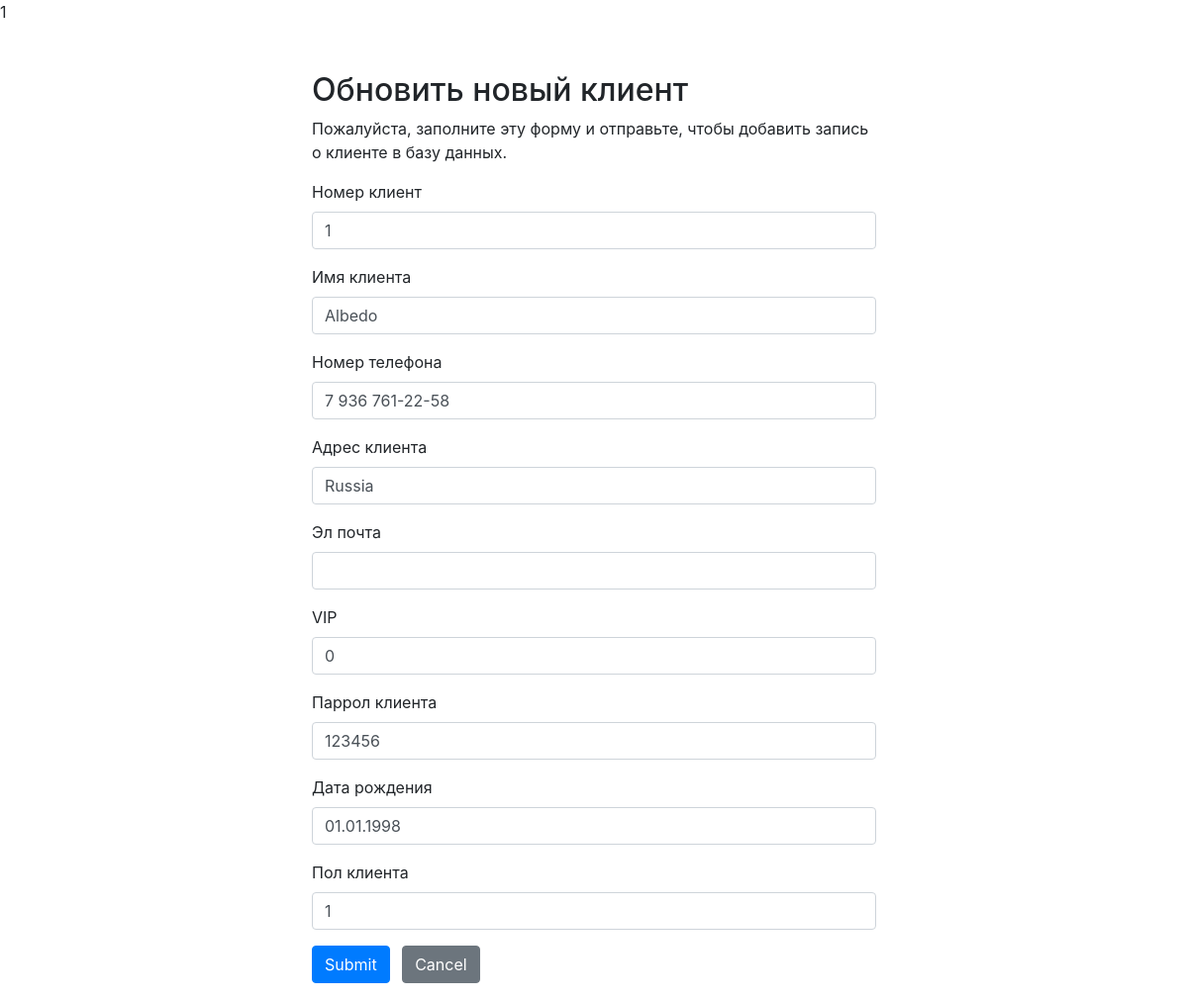
Page /UpdateClient.php?id=1 on the committed database.
### tables this page shows
CREATE TABLE `customers` (
  `customer_id` int(11) NOT NULL,
  `customer_name` varchar(50) NOT NULL,
  `customer_phone` varchar(20) DEFAULT NULL,
  `customer_address` varchar(255) DEFAULT NULL,
  `customers_email` varchar(50) NOT NULL,
  `customer_vip` int(11) NOT NULL,
  `customer_password` varchar(50) NOT NULL,
  `customer_birthday` varchar(20) DEFAULT NULL,
  `customer_gender` int(11) DEFAULT NULL
);

### UpdateClient.php (the view, shortened to what this page needs)
<?php
require_once "connection.php";
$customer_id = $customer_name = $customer_phone = $customer_address = $customer_email = $customer_vip = $customer_password = $customer_birthday = $customer_gender = "";
$customer_id_err = $customer_name_err = $customer_phone_err = $customer_address_err = $customer_email_err = $customer_vip_err = $customer_password_err = $customer_birthday_err = $customer_gender_err = "";
if($_SERVER["REQUEST_METHOD"] == "GET"){
    $input_customer_id = trim($_GET["id"]);
    $sql = "SELECT * FROM customers WHERE customer_id = $input_customer_id";
    $result = $mysqli->query($sql);
    foreach ($result as $row){
        $customer_id = $row['customer_id'];
        $customer_name = $row['customer_name'];
        $customer_phone = $row['customer_phone'];
        $customer_address = $row['customer_address'];
        $customer_email = $row['customer_email'];
        $customer_vip = $row['customer_vip'];
        $customer_password = $row['customer_password'];
        $customer_birthday = $row['customer_birthday'];
        $customer_gender = $row['customer_gender'];
    }
}
?>
<!DOCTYPE html>
<html lang="en">
<head>
    <link rel="stylesheet" href="https://stackpath.bootstrapcdn.com/bootstrap/4.5.2/css/bootstrap.min.css">
</head>
<body>
<div class="wrapper">
    <div class="container-fluid">
        <div class="row">
            <div class="col-md-12">
                <h2 class="mt-5">Обновить новый клиент</h2>
                <p>Пожалуйста, заполните эту форму и отправьте, чтобы добавить запись о клиенте в базу данных.</p>
                <form action="<?php echo htmlspecialchars($_SERVER["PHP_SELF"]); ?>" method="post">
                    <div class="form-group">
                        <label>Номер клиент</label>
                        <input type="text" name="customer_id" class="form-control <?php echo (!empty($customer_id_err)) ? 'is-invalid' : ''; ?>" value="<?php echo $customer_id; ?>">
                    </div>
                    <div class="form-group">
                        <label>Имя клиента</label>
                        <input type="text" name="customer_name" class="form-control <?php echo (!empty($customer_name_err)) ? 'is-invalid' : ''; ?>" value="<?php echo $customer_name; ?>">
                    </div>
                    <div class="form-group">
                        <label>Номер телефона</label>
                        <input type="text" name="customer_phone" class="form-control <?php echo (!empty($customer_phone_err)) ? 'is-invalid' : ''; ?>" value="<?php echo $customer_phone; ?>">
                    </div>
                    <div class="form-group">
                        <label>Адрес клиента</label>
                        <input type="text" name="customer_address" class="form-control <?php echo (!empty($customer_address_err)) ? 'is-invalid' : ''; ?>" value="<?php echo $customer_address; ?>">
                    </div>
                    <div class="form-group">
                        <label>Эл почта</label>
                        <input type="text" name="customer_email" class="form-control <?php echo (!empty($customer_email_err)) ? 'is-invalid' : ''; ?>" value="<?php echo $customer_email; ?>">
                    </div>
                    <div class="form-group">
                        <label>VIP</label>
                        <input type="text" name="customer_vip" class="form-control <?php echo (!empty($customer_vip_err)) ? 'is-invalid' : ''; ?>" value="<?php echo $customer_vip; ?>"></input>
                    </div>
                    <div class="form-group">
                        <label>Паррол клиента</label>
                        <input type="text" name="customer_password" class="form-control <?php echo (!empty($customer_password_err)) ? 'is-invalid' : ''; ?>" value="<?php echo $customer_password; ?>"></input>
                    </div>
                    <div class="form-group">
                        <label>Дата рождения</label>
                        <input type="text" name="customer_birthday" class="form-control <?php echo (!empty($customer_birthday_err)) ? 'is-invalid' : ''; ?>" value="<?php echo $customer_birthday; ?>">
                    </div>
                    <div class="form-group">
                        <label>Пол клиента</label>
                        <input type="text" name="customer_gender" class="form-control <?php echo (!empty($customer_gender_err)) ? 'is-invalid' : ''; ?>" value="<?php echo $customer_gender; ?>">
                    </div>
                    <input type="submit" class="btn btn-primary" value="Submit">
                    <a href="index.php" class="btn btn-secondary ml-2">Cancel</a>
                </form>
            </div>
        </div>
    </div>
</div>
</body>
</html>

### UpdateClient.php (style rules this page uses)
.wrapper { width: 600px; margin: 0 auto; }

### rows in the picture
customers: customer_id "1", customer_name "Albedo", customer_phone "7 936 761-22-58", customer_address "Russia", customer_vip "0", customer_password "123456", customer_birthday "01.01.1998", customer_gender "1"
